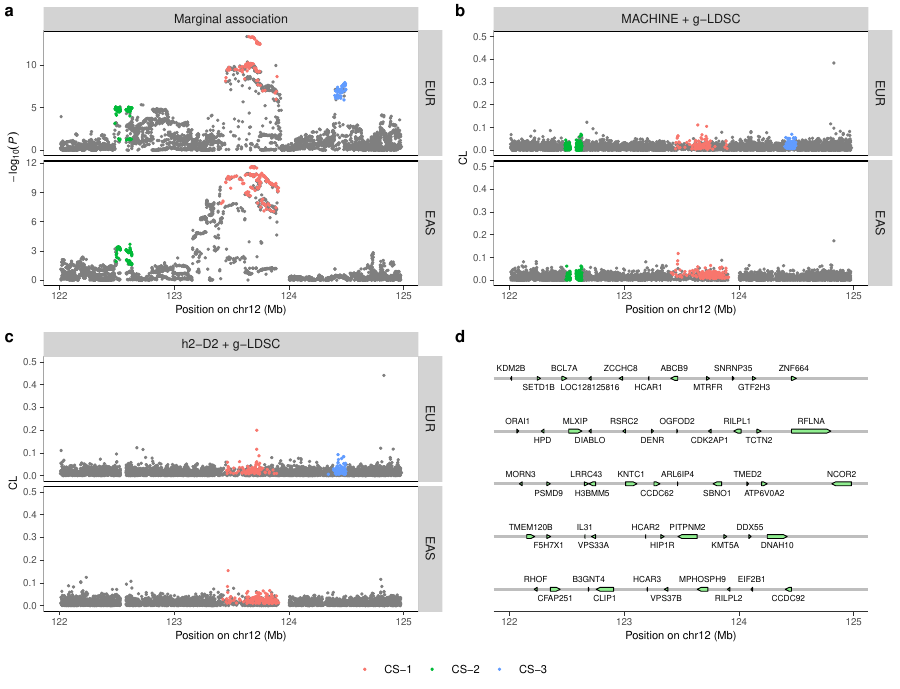

Generate this figure with R:
options(stringsAsFactors = F, check.names = F)

library(readr)
library(tidyr)
library(magrittr)
library(dplyr)
library(Matrix)
library(foreach)
library(doParallel)
library(ggplot2)
library(cowplot)
library(ggpubr)
library(ggh4x)
library(gggenes)
library(latex2exp)
library(scales)
library(Hmisc)

setwd("real_data/scz2022")

pids = c("EUR", "EAS")

methods = c("MACHINE + g-LDSC" = "MACHINE-gLDSC",
            "MACHINE" = "MACHINE",
            "MESuSiE" = "MESuSiE",
            "h2-D2 + g-LDSC" = "h2D2-gLDSC",
            "h2-D2" = "h2D2",
            "SuSiE" = "SuSiE",
            "RSparsePro" = "RSparsePro",
            "CARMA" = "CARMA")

i = 12
block = 139

data_all = foreach(method = names(methods)[c(1,4)]) %do%
{
  if(method %in% c("MACHINE + g-LDSC", "MACHINE"))
  {
    read.delim(sprintf("%s/chr%d/%d/variant_info.txt.gz", 
                       methods[method], i, block))
  } else {
    foreach(pid = pids) %do%
    {
      read.delim(sprintf("%s/%s/chr%d/%d/variant_info.txt.gz", 
                         methods[method], pid, i, block))
    }
  }
}
names(data_all[[2]]) = pids

gene_position = read.delim(
  "~/Documents/GWAS/data/reference/human/v42/GRCh37/gene_position.hg19.v42.bed",
  header = F) %>% filter(V1 == sprintf("chr%d",i) & !(
    (V3 < min(data_all[[1]]$position)) | (V2 > max(data_all[[1]]$position))) &
      V7 == "protein_coding")

gene_table = data.frame("type" = "",
                        "start" = gene_position$V2,
                        "end" = gene_position$V3,
                        "name" = gene_position$V4,
                        "orientation" = c("+" = T, "-" = F)[gene_position$V6],
                        stringsAsFactors = F)
gene_table$start %<>% pmax(min(data_all[[1]]$position))
gene_table$end %<>% pmin(max(data_all[[1]]$position))
gene_table$name[9] = "F5H7X1"
gene_table$name[16] = "LOC128125816"
gene_table$name[18] = "H3BMM5"

data_all[[1]]$CS.EUR[which(data_all[[1]]$CS.EUR == "CS:EUR-12-139-1")] = "CS-1"
data_all[[1]]$CS.EUR[which(data_all[[1]]$CS.EUR == "CS:EUR-12-139-2")] = "CS-2"
data_all[[1]]$CS.EUR[which(data_all[[1]]$CS.EUR == "CS:EUR-12-139-3")] = "CS-3"
data_all[[1]]$CS.EAS[which(data_all[[1]]$CS.EAS == "CS:EAS-12-139-1")] = "CS-1"
data_all[[1]]$CS.EAS[which(data_all[[1]]$CS.EAS == "CS:EAS-12-139-2")] = "CS-2"

data_all[[2]][[1]]$CS[which(data_all[[2]][[1]]$CS == "CS:EUR-12-139-1")] = "CS-1"
data_all[[2]][[1]]$CS[which(data_all[[2]][[1]]$CS == "CS:EUR-12-139-2")] = "CS-3"
data_all[[2]][[2]]$CS[which(data_all[[2]][[2]]$CS == "CS:EAS-12-139-1")] = "CS-1"

data_all[[1]]$CS.EUR %<>% factor(levels = sprintf("CS-%s",1:3))
data_all[[1]]$CS.EAS %<>% factor(levels = sprintf("CS-%s",1:3))
data_all[[2]][[1]]$CS %<>% factor(levels = sprintf("CS-%s",1:3))
data_all[[2]][[2]]$CS %<>% factor(levels = sprintf("CS-%s",1:3))

save(data_all, gene_table, file = "examples/example_1.RData")
load("examples/example_1.RData")

custom_theme = function()
{
  theme(
    aspect.ratio = 1/3,
    axis.text = element_text(size = 7),
    axis.title = element_text(size = 8),
    axis.ticks = element_line(linewidth = 0.25),
    axis.line = element_blank(),
    strip.text = element_text(size = 9),
    strip.background = element_rect(
      fill = "lightgray", color = "lightgray"),
    legend.text = element_text(size = 8),
    legend.title = element_blank(),
    legend.position = "bottom",
    plot.title = element_text(size = 10, hjust = 0.5),
    panel.spacing = unit(0.05, "in"),
    panel.grid = element_blank(),
    panel.border = element_rect(color = "black", linewidth = 0.5, fill = NA))
}

data_1 = pivot_longer(data_all[[1]][,c(2,5,10,13,15,17,19,21)],
                      -c(position, rsid), names_to = c(".value","pid"),
                      names_pattern = "([A-Za-z]+_?[A-Za-z]+)\\.(.*)") %>%
  filter(!is.na(PVAL))
data_1$pid %<>% factor(levels = pids)
data_1 %<>% arrange(!is.na(CS), CS, pid, position)

data_2 = foreach(pid = pids, .combine = "rbind") %do%
{
  mutate(data_all[[2]][[pid]][,c(2,5,10,11,13)], pid = pid)
}
data_2$pid %<>% factor(levels = pids)
data_2 %<>% arrange(!is.na(CS), CS, pid, position)

p1 = ggplot(data_1, aes(x = position / 1e6, y = -log10(PVAL), color = CS)) +
  geom_point(size = 0.5) +
  facet_grid(pid ~ "Marginal association", scales = "free_y") +
  theme_classic() + custom_theme() + 
  scale_x_continuous(limits = range(data_all[[1]]$position) / 1e6) +
  scale_color_manual(breaks = sprintf("CS-%s",1:3), values = hue_pal()(3)) +
  guides(color = guide_legend(nrow = 1)) +
  labs(x = "Position on chr12 (Mb)", y = TeX("$-log_{10}(\\italic(P))$"), 
       color = "")

p2 = ggplot(data_1, aes(x = position / 1e6, y = CL, color = CS)) +
  geom_point(size = 0.5) +
  facet_grid(pid ~ "MACHINE + g-LDSC") +
  theme_classic() + custom_theme() + 
  scale_x_continuous(limits = range(data_all[[1]]$position) / 1e6) +
  scale_y_continuous(limits = c(0,0.5)) +
  scale_color_manual(breaks = sprintf("CS-%s",1:3), values = hue_pal()(3)) +
  guides(color = "none") +
  labs(x = "Position on chr12 (Mb)", y = "CL", color = "")

p3 = ggplot(data_2, aes(x = position / 1e6, y = CL, color = CS)) +
  geom_point(size = 0.5) +
  facet_grid(pid ~ "h2-D2 + g-LDSC") +
  theme_classic() + custom_theme() + 
  scale_x_continuous(limits = range(data_all[[1]]$position) / 1e6) +
  scale_y_continuous(limits = c(0,0.5)) +
  scale_color_manual(breaks = sprintf("CS-%s",1:3), values = hue_pal()(3)) +
  guides(color = "none") +
  labs(x = "Position on chr12 (Mb)", y = "CL", color = "")

gene_table$y_adjust = rep_len(c(rep(1.25,5),rep(0.75,5)), 
                              length.out = nrow(gene_table))
gene_table$group = rep_len(1:5, length.out = nrow(gene_table))

p4 = ggplot(gene_table, aes(
  xmin = start / 1e6, xmax = end / 1e6, y = type, forward = orientation)) +
  geom_gene_arrow(
    arrowhead_height = unit(1, "mm"), arrowhead_width = unit(1, "mm"), 
    arrow_body_height = unit(1, "mm"), fill = "lightgreen") +
  geom_text(aes(x = (start+end)/2e6, y = y_adjust, label = name), size = 2) +
  facet_grid(group ~ "Gene") +
  theme_genes() + 
  theme(axis.text.x = element_text(size = 7),
        axis.title.x = element_text(size = 8),
        axis.ticks.x = element_line(linewidth = 0.25),
        axis.line.x = element_line(linewidth = 0.25)) +
  scale_x_continuous(limits = range(data_all[[1]]$position) / 1e6) +
  labs(x = "Position on chr12 (Mb)", y = NULL)

a1234 = align_plots(p1 + theme(legend.position = "none"), p2, p3, p4, 
                    align = "hv", axis = "tblr")

ggsave("examples/example_1.pdf",
       ggarrange(plot_grid(plotlist = a1234,
                           nrow = 2, ncol = 2,
                           labels = c('a','b','c','d'), label_size = 12),
                 common.legend = T, legend = "bottom",
                 legend.grob = ggpubr::get_legend(p1)),
       device = "pdf", width = 9, height = 6.9, units = "in", bg = "white")
